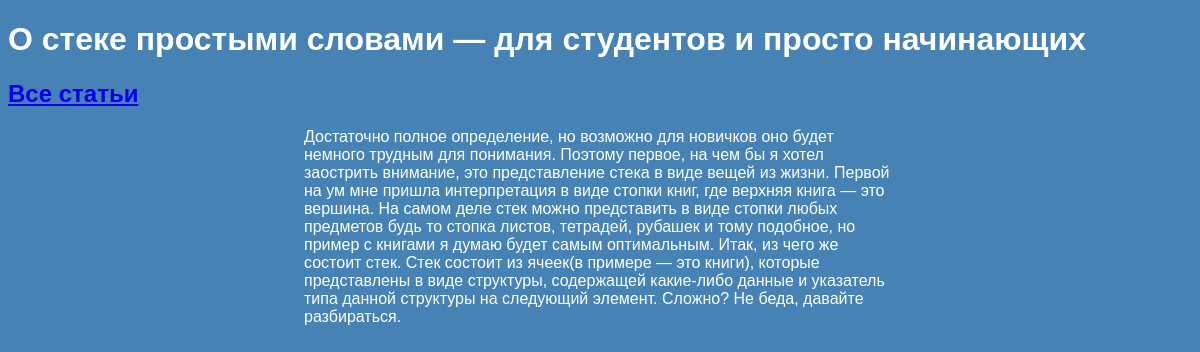
Screenshot of /article/4 with the database file from the repository.
### articles/models.py (models this page shows, shortened)
class Article(models.Model):
    title = models.CharField(max_length=200, unique=True)
    author = models.ForeignKey(User, on_delete=models.CASCADE)
    text = models.TextField()
    created_date = models.DateField(auto_now_add=True)
    def get_article(self):
        return self.text

### articles/views.py (the view)
# urls.py: path("article/<int:article_id>", views.get_article, name='get_article')
def get_article(request, article_id):
	try:
		post = Article.objects.get(id=article_id)
		return render(request, 'article.html', {"post": post})
	except Article.DoesNotExist:
		raise Http404

### articles/templates/article.html (shortened to what this page needs)
<!DOCTYPE html>
<html lang="en">
<head>
        <link rel="stylesheet" href="{{ STATIC_URL }}/static/css/article.css">
</head>
<body>
    <div class="text">
        <h1>{{ post.title }}</h1>
        <div class="reference">
             <a href="/">
            <h2>Все статьи</h2>
        </a>
        </div>
    </div>
    <p class="article">{{ post.get_article }}</p>
</body>
</html>

### articles/static/css/article.css (style rules this page uses)
body { background: #4682B4; font-family: Tahoma, Arial, sans-serif; color: #ffffff; }
.reference { align: right; }
.text { align: center; }
p { width: 50%; margin-left: auto; margin-right: auto; }

### rows the page displays
Article: title "О стеке простыми словами — для студентов и просто начинающих", get_article "Достаточно полное определение, но возможно для новичков оно будет немного трудным для понимания. Поэтому первое, на чем бы я хотел заострить внимание, это представление стека в виде вещей из жизни. Первой на ум мне пришла интерпретация в виде стопки книг, где верхняя книга — это вершина. На самом деле стек можно представить в виде стопки любых предметов будь то стопка листов, тетрадей, рубашек и тому подобное, но пример с книгами я думаю будет самым оптимальным. Итак, из чего же состоит стек. Стек состоит из ячеек(в примере — это книги), которые представлены в виде структуры, содержащей какие-либо данные и указатель типа данной структуры на следующий элемент. Сложно? Не беда, давайте…"
